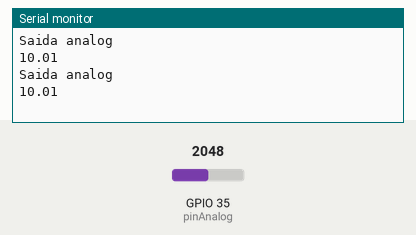
A sketch run on a simulated ESP32. Shown: the last lines printed to the serial monitor. The inputs (shaded band) are chosen by the test bench; at power-on: GPIO 35 (pinAnalog) = 2048.

Above: at 2.8 s.
2.9 s: GPIO 35 (pinAnalog) set to 2866
At 5.2 s:
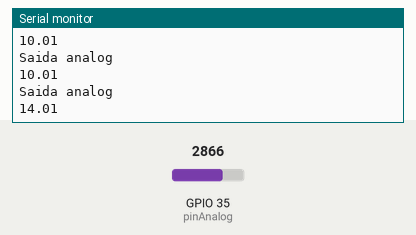
5.6 s: GPIO 35 (pinAnalog) set to 3603
At 7.0 s:
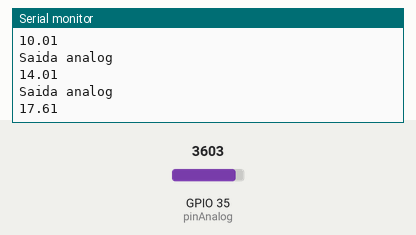
Timing chart, 0 to 8.6 s (numbered marks = the images above; inputs shaded):
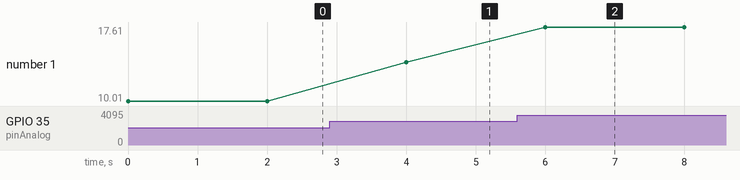

Measured:
- after the input at 2.9 s, the serial monitor: prints a new line after 1.1 s (image 1)
- after the input at 5.6 s, the serial monitor: prints a new line after 0.40 s (image 2)
- plotted number 1: 10.01 → 14.01 after the input at 2.9 s, 14.01 → 17.61 after the input at 5.6 s

The sketch:

sensor_umidade.ino
```cpp
#define pinAnalog 35

float AnalogOutput = 0;
float voltage = 0;

// the setup routine runs once when you press reset:
void setup() {
  Serial.begin(9600);
}

// the loop routine runs over and over again forever:
void loop() {

  AnalogOutput = analogRead(pinAnalog);
  float voltage = AnalogOutput * (5.0 / 1023.0);
  Serial.println("Saida analog");
  Serial.println(voltage);
  delay(2000);
}
```
